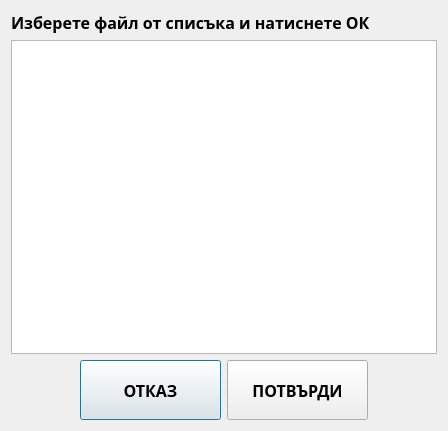
<?xml version="1.0" encoding="UTF-8"?>
<ui version="4.0">
 <class>DialogSelectFile</class>
 <widget class="QDialog" name="DialogSelectFile">
  <property name="windowModality">
   <enum>Qt::WindowModal</enum>
  </property>
  <property name="geometry">
   <rect>
    <x>0</x>
    <y>0</y>
    <width>448</width>
    <height>431</height>
   </rect>
  </property>
  <property name="sizePolicy">
   <sizepolicy hsizetype="Fixed" vsizetype="Fixed">
    <horstretch>0</horstretch>
    <verstretch>0</verstretch>
   </sizepolicy>
  </property>
  <property name="font">
   <font>
    <family>Aardvark</family>
    <pointsize>12</pointsize>
    <weight>75</weight>
    <bold>true</bold>
   </font>
  </property>
  <property name="windowTitle">
   <string>Dialog</string>
  </property>
  <property name="windowIcon">
   <iconset resource="resources.qrc">
    <normaloff>:/res/wheel-0.png</normaloff>:/res/wheel-0.png</iconset>
  </property>
  <layout class="QGridLayout" name="gridLayout">
   <item row="0" column="0">
    <layout class="QVBoxLayout" name="verticalLayout">
     <item>
      <widget class="QLabel" name="label">
       <property name="text">
        <string>Изберете файл от списъка и натиснете ОК</string>
       </property>
      </widget>
     </item>
     <item>
      <widget class="QListWidget" name="listWidget">
       <property name="font">
        <font>
         <family>Andale Mono</family>
         <pointsize>28</pointsize>
        </font>
       </property>
      </widget>
     </item>
     <item>
      <layout class="QHBoxLayout" name="horizontalLayout">
       <item>
        <spacer name="horizontalSpacer">
         <property name="orientation">
          <enum>Qt::Horizontal</enum>
         </property>
         <property name="sizeHint" stdset="0">
          <size>
           <width>40</width>
           <height>20</height>
          </size>
         </property>
        </spacer>
       </item>
       <item>
        <widget class="QPushButton" name="btnCancel">
         <property name="minimumSize">
          <size>
           <width>141</width>
           <height>60</height>
          </size>
         </property>
         <property name="text">
          <string>ОТКАЗ</string>
         </property>
        </widget>
       </item>
       <item>
        <widget class="QPushButton" name="btnOK">
         <property name="minimumSize">
          <size>
           <width>141</width>
           <height>60</height>
          </size>
         </property>
         <property name="text">
          <string>ПОТВЪРДИ</string>
         </property>
        </widget>
       </item>
       <item>
        <spacer name="horizontalSpacer_2">
         <property name="orientation">
          <enum>Qt::Horizontal</enum>
         </property>
         <property name="sizeHint" stdset="0">
          <size>
           <width>40</width>
           <height>20</height>
          </size>
         </property>
        </spacer>
       </item>
      </layout>
     </item>
    </layout>
   </item>
  </layout>
 </widget>
 <resources>
  <include location="resources.qrc"/>
 </resources>
 <connections/>
</ui>
